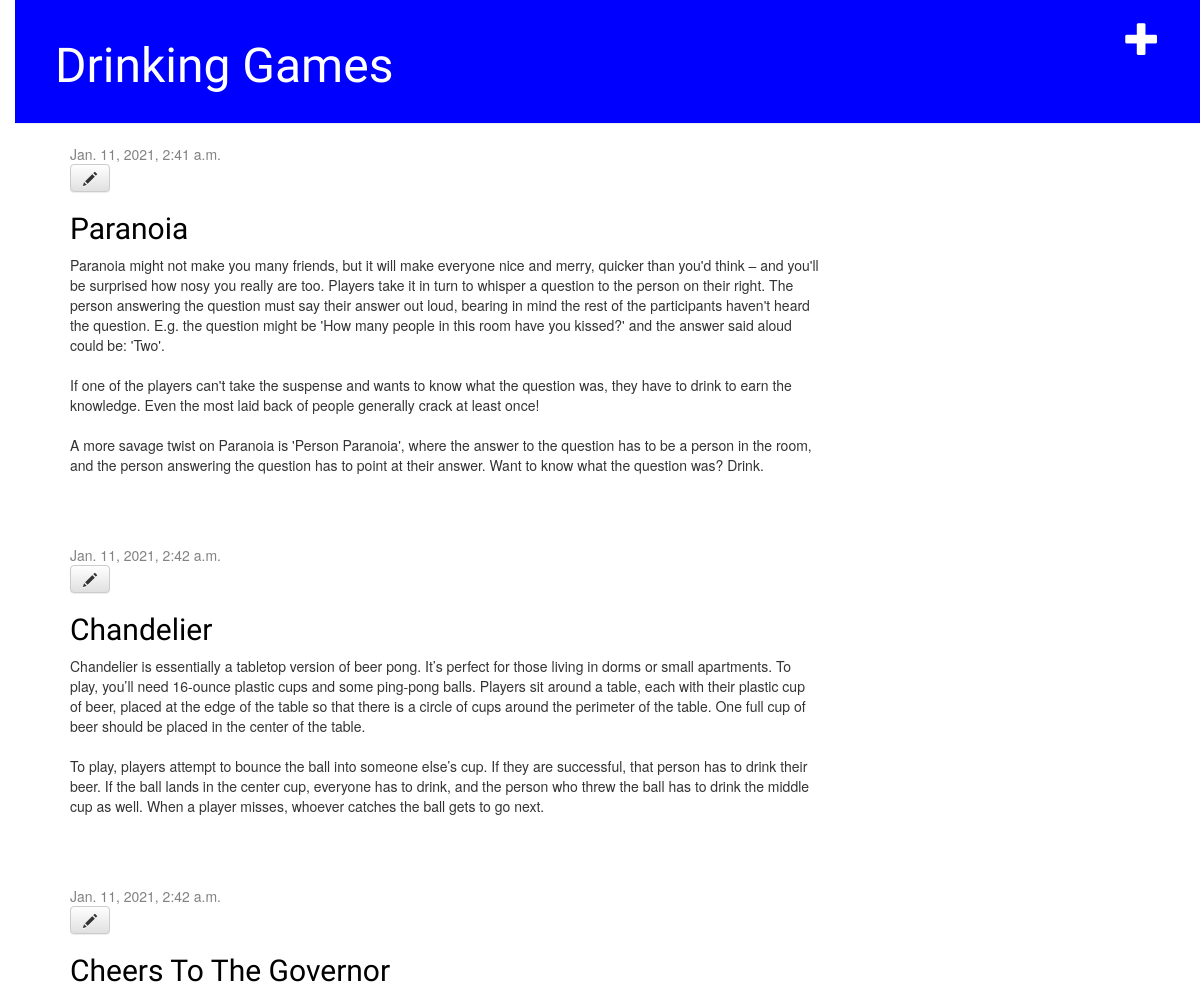
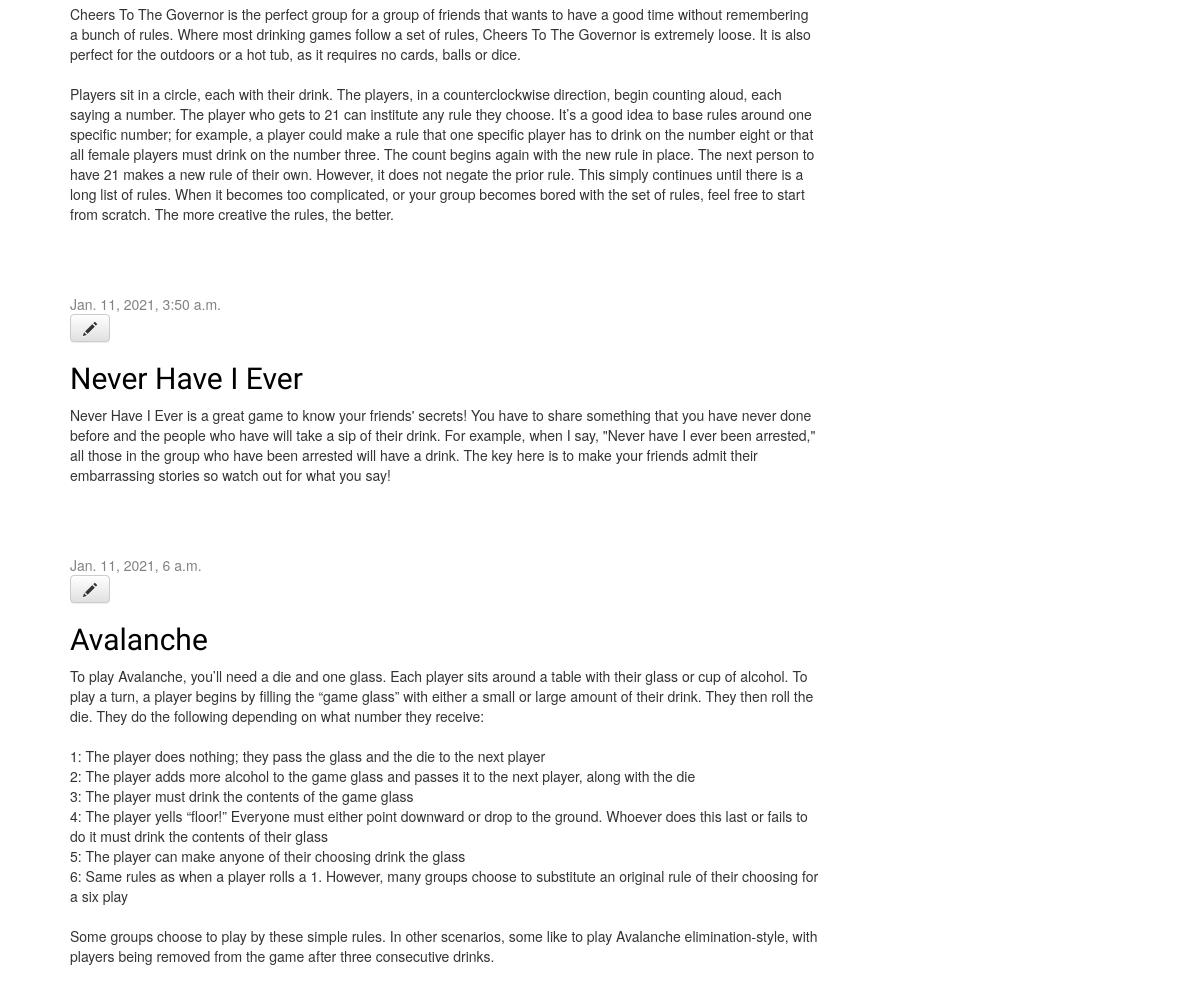
The app's page / (signed in) with its own data (2 pictures, top to bottom).
### blog/models.py (models this page shows, shortened)
class Post(models.Model):
    author = models.ForeignKey(settings.AUTH_USER_MODEL, on_delete=models.CASCADE)
    title = models.CharField(max_length=200)
    text = models.TextField()
    created_date = models.DateTimeField(default=timezone.now)
    published_date = models.DateTimeField(blank=True, null=True)

### blog/views.py (the view)
# urls.py: path('', views.post_list, name='post_list'),
def post_list(request):
    posts = Post.objects.filter(published_date__lte=timezone.now()).order_by('published_date')
    return render(request, 'blog/post_list.html', {'posts':posts})

### blog/templates/blog/post_list.html
{% extends 'blog/base.html' %}
{% block content %}
    {% for post in posts %}
        <div class="post">
            <div class="date">
                {{ post.published_date }}
            </div>
            <a class="btn btn-default" href="{% url 'post_edit' pk=post.pk %}"><span class="glyphicon glyphicon-pencil"></span></a>
            <h2><a href="{% url 'post_detail' pk=post.pk %}">{{ post.title }}</a></h2>
            <p>{{ post.text|linebreaksbr }}</p>
        </div>
    {% endfor %}
{% endblock %}

### blog/templates/blog/base.html (shortened to what this page needs)
{% load static %}
<html>
    <head>
        <link rel="stylesheet" href="//maxcdn.bootstrapcdn.com/bootstrap/3.2.0/css/bootstrap.min.css">
        <link rel="stylesheet" href="//maxcdn.bootstrapcdn.com/bootstrap/3.2.0/css/bootstrap-theme.min.css">
        <link rel="stylesheet" href="{% static 'css/blog.css' %}">
    </head>
    <body>
        <div class="page-header">
            {% if user.is_authenticated %}
                <a href="{% url 'post_new' %}" class="top-menu"><span class="glyphicon glyphicon-plus"></span></a>
            {% endif %}
            <h1><a href="/">Drinking Games</a></h1>
        </div>
        <div class="content container">
            <div class="row">
                <div class="col-md-8">
                    {% block content %}
                    {% endblock %}
                </div>
            </div>
        </div>
    </body>
</html>

### blog/static/css/blog.css (style rules this page uses)
h1 a, h2 a { color: #0000ff; font-family: 'Volkorn'; }
body { padding-left: 15px; }
.page-header { background-color: #0000ff; margin-top: 0; padding: 20px 20px 20px 40px; }
.page-header h1, .page-header h1 a, .page-header h1 a:visited, .page-header h1 a:active { color: #ffffff; font-size: 36pt; text-decoration: none; }
.content { margin-left: 40px; }
h1, h2, h3, h4 { font-family: 'Lobster', cursive; }
.date { color: #828282; }
.top-menu, .top-menu:hover, .top-menu:visited { color: #ffffff; float: right; font-size: 26pt; margin-right: 20px; }
.post { margin-bottom: 70px; }
.post h2 a, .post h2 a:visited { color: #000000; }

### records on screen
Post: published_date "Jan. 11, 2021, 2:41 a.m.", title "Paranoia", text "Paranoia might not make you many friends, but it will make everyone nice and merry, quicker than you'd think – and you'll be surprised how nosy you really are too. Players take it in turn to whisper a question to the person on their right. The person answering the question must say their answer out loud, bearing in mind the rest of the participants haven't heard the question. E.g. the question might be 'How many people in this room have you kissed?' and the answer said aloud could be: 'Two'. If one of the players can't take the suspense and wants to know what the question was, they have to drink to earn the knowledge. Even the most laid back of people generally crack at least once! A more…"
Post: published_date "Jan. 11, 2021, 2:42 a.m.", title "Chandelier", text "Chandelier is essentially a tabletop version of beer pong. It’s perfect for those living in dorms or small apartments. To play, you’ll need 16-ounce plastic cups and some ping-pong balls. Players sit around a table, each with their plastic cup of beer, placed at the edge of the table so that there is a circle of cups around the perimeter of the table. One full cup of beer should be placed in the center of the table. To play, players attempt to bounce the ball into someone else’s cup. If they are successful, that person has to drink their beer. If the ball lands in the center cup, everyone has to drink, and the person who threw the ball has to drink the middle cup as well. When a player…"
Post: published_date "Jan. 11, 2021, 2:42 a.m.", title "Cheers To The Governor", text "Cheers To The Governor is the perfect group for a group of friends that wants to have a good time without remembering a bunch of rules. Where most drinking games follow a set of rules, Cheers To The Governor is extremely loose. It is also perfect for the outdoors or a hot tub, as it requires no cards, balls or dice. Players sit in a circle, each with their drink. The players, in a counterclockwise direction, begin counting aloud, each saying a number. The player who gets to 21 can institute any rule they choose. It’s a good idea to base rules around one specific number; for example, a player could make a rule that one specific player has to drink on the number eight or that all female…"
Post: published_date "Jan. 11, 2021, 3:50 a.m.", title "Never Have I Ever", text "Never Have I Ever is a great game to know your friends' secrets! You have to share something that you have never done before and the people who have will take a sip of their drink. For example, when I say, \"Never have I ever been arrested,\" all those in the group who have been arrested will have a drink. The key here is to make your friends admit their embarrassing stories so watch out for what you say!"
Post: published_date "Jan. 11, 2021, 6 a.m.", title "Avalanche", text "To play Avalanche, you’ll need a die and one glass. Each player sits around a table with their glass or cup of alcohol. To play a turn, a player begins by filling the “game glass” with either a small or large amount of their drink. They then roll the die. They do the following depending on what number they receive: 1: The player does nothing; they pass the glass and the die to the next player 2: The player adds more alcohol to the game glass and passes it to the next player, along with the die 3: The player must drink the contents of the game glass 4: The player yells “floor!” Everyone must either point downward or drop to the ground. Whoever does this last or fails to do it must drink the…"
